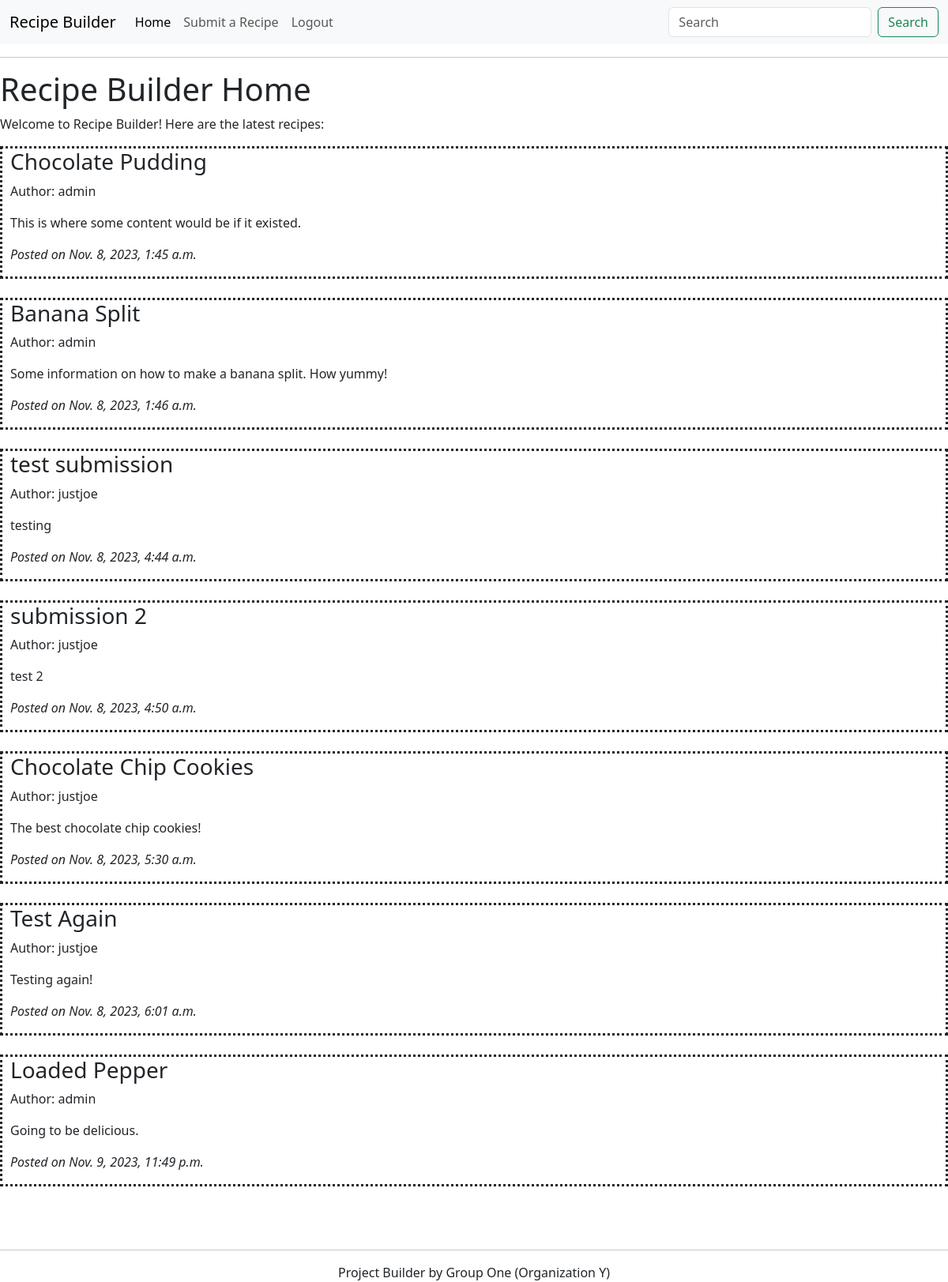
Screenshot of / (signed in) with the database file from the repository.
### core/models.py (models this page shows, shortened)
class Recipes(models.Model):
    title = models.CharField(max_length=200)
    content = models.TextField()
    date = models.DateTimeField(default=timezone.now)
    author = models.ForeignKey(User, on_delete=models.CASCADE)

### core/views.py (the view)
# urls.py: path('', views.home, name="recipe-home"),
def home(request):
    return render(request, "home.html", {'posts': Recipes.objects.all(), 'title': 'Home'})

### core/templates/home.html (shortened to what this page needs)
{% extends 'base.html' %}
{% block content %}
    <h1>Recipe Builder Home</h1>
    <p>Welcome to Recipe Builder! Here are the latest recipes:</p>
    {% for post in posts %}
        <div style="border-style: dotted; padding-left: 10px; margin: 0 auto;">
            <h3>{{ post.title }}</h3>
            <p>Author: {{ post.author }}</p>
            <p>{{ post.content }}</p>
            <p style="font-style: italic;">Posted on {{ post.date }}</p>
        </div>
        <br>
    {% endfor %}
{% endblock content %}

### rows the page displays
Recipes: title "Chocolate Pudding", author "admin", content "This is where some content would be if it existed.", date "Nov. 8, 2023, 1:45 a.m."
Recipes: title "Banana Split", author "admin", content "Some information on how to make a banana split. How yummy!", date "Nov. 8, 2023, 1:46 a.m."
Recipes: title "test submission", author "justjoe", content "testing", date "Nov. 8, 2023, 4:44 a.m."
Recipes: title "submission 2", author "justjoe", content "test 2", date "Nov. 8, 2023, 4:50 a.m."
Recipes: title "Chocolate Chip Cookies", author "justjoe", content "The best chocolate chip cookies!", date "Nov. 8, 2023, 5:30 a.m."
Recipes: title "Test Again", author "justjoe", content "Testing again!", date "Nov. 8, 2023, 6:01 a.m."
Recipes: title "Loaded Pepper", author "admin", content "Going to be delicious.", date "Nov. 9, 2023, 11:49 p.m."
